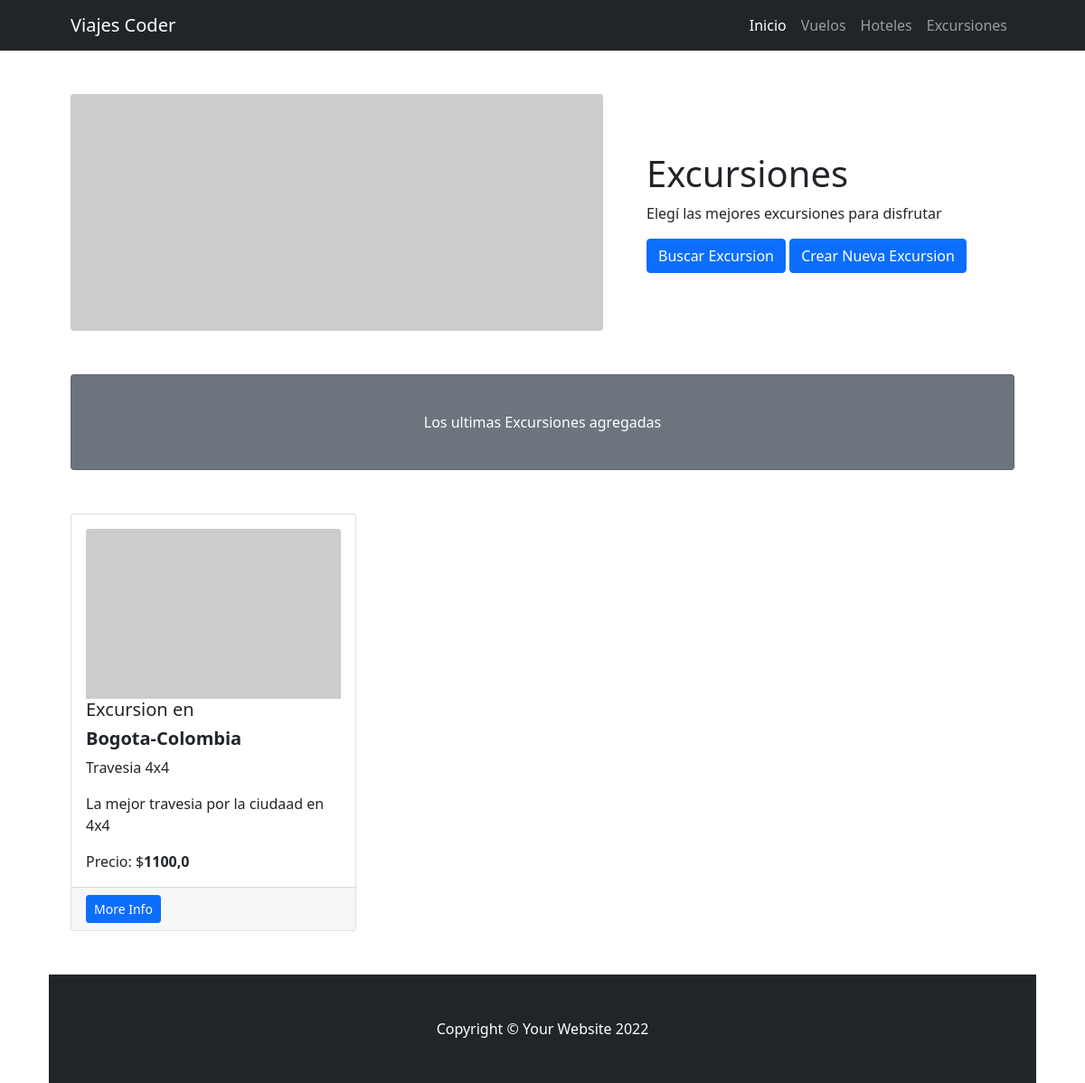
Page /excursiones/ on the earlier database version.
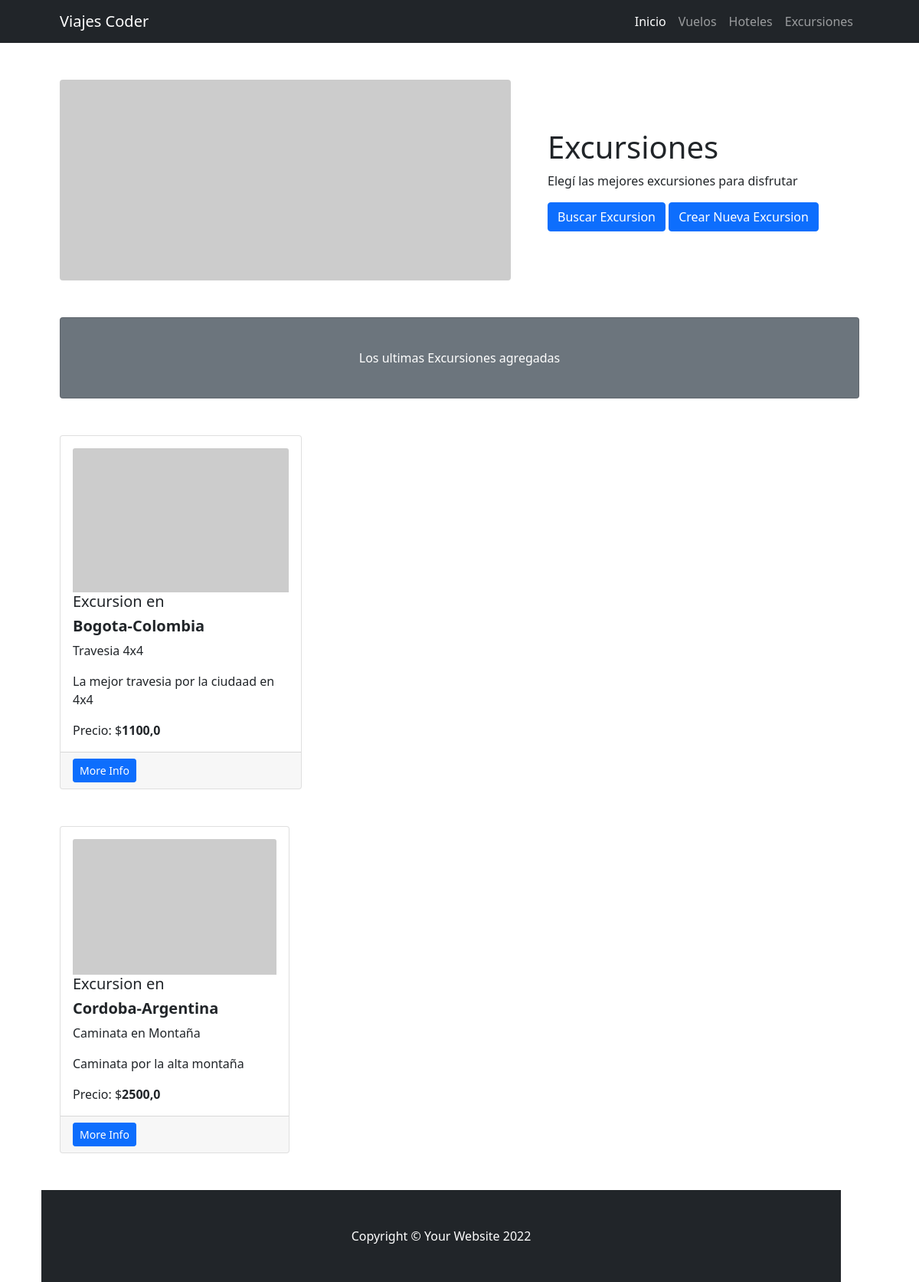
Same page on the later database version.
### ProyectoViajesApp/models.py (models this page shows)
class Excursion(models.Model):
    nombre = models.CharField(max_length=30)
    ubicacion = models.CharField(max_length=60)
    descripcion = models.CharField(max_length=150)
    duracion = models.IntegerField()
    precio = models.IntegerField()

### ProyectoViajesApp/views.py (the view)
# urls.py: path('excursiones/',excursiones,name="excursiones"),
def excursiones(request):
    excursiones = Excursion.objects.all()
    return render(request,"ProyectoViajesApp/excursiones.html",{"excursiones":excursiones})

### ProyectoViajesApp/templates/ProyectoViajesApp/excursiones.html (shortened to what this page needs)
{% extends 'ProyectoViajesApp/base.html' %}
{%load static%}
{% block TipoDePagina %}Excursiones{% endblock %}
{% block SloganPagina %}Elegí las mejores excursiones para disfrutar{% endblock %}
{% block DeBusqueda %}
<a class="btn btn-primary" href="{%url 'buscar_nombre_excursion'  %}">Buscar Excursion</a>
<a class="btn btn-primary" href="{%url 'crear_excursion'  %}">Crear Nueva Excursion</a>
{% endblock %}</a>
{%block ContenidoPagina%}
            <div class="card text-white bg-secondary my-5 py-4 text-center">
                <div class="card-body"><p class="text-white m-0">Los ultimas Excursiones agregadas</p></div>
            </div>
            {%for excursion in excursiones%}
            <div class="row gx-4 gx-lg-5">
                <div class="col-md-4 mb-5">
                    <div class="card h-100">
                        <div class="card-body">
                            <img class="card-img-top" src="https://dummyimage.com/450x300/dee2e6/6c757d.jpg" alt="..." />
                            <h5 class="card-title">Excursion en <h5><b>{{excursion.ubicacion}}</b></h5>
                            <p class="card-text">{{excursion.nombre}}</p>
                            <p class="card-text">{{excursion.descripcion}}</p>
                            <p class="card-text">Precio: $<b>{{excursion.precio}}</b></p>
                        </div>
                    <div class="card-footer"><a class="btn btn-primary btn-sm" href="#!">More Info</a></div>
                </div>
            </div>
            {%endfor%}
{%endblock%}

Differences in the rows shown:
added Excursion: ubicacion "Cordoba-Argentina", nombre "Caminata en Montaña", descripcion "Caminata por la alta montaña", precio "2500,0"
